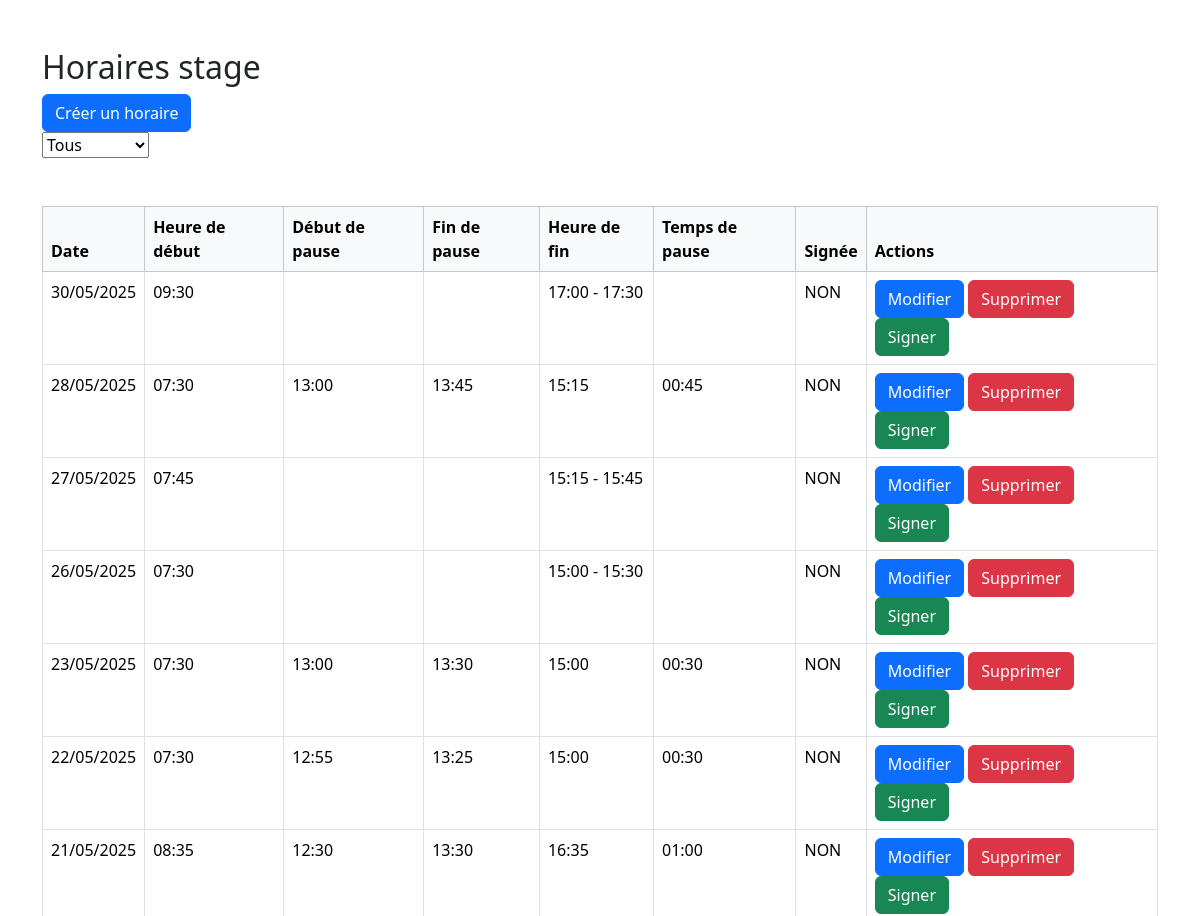
Before: / (upper part) with the older database file.
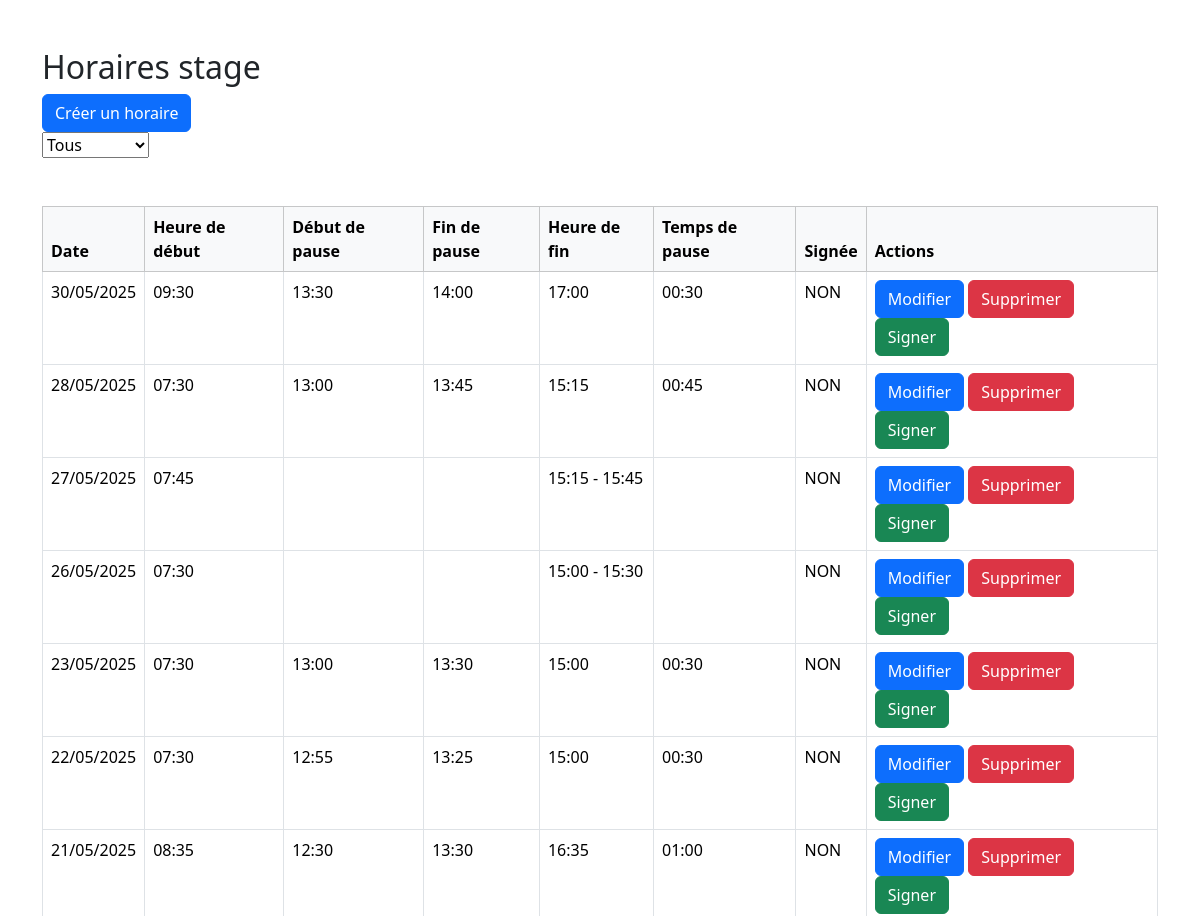
After: the same page with the newer database file.
### tables this page shows
CREATE TABLE `horaire` (
  `idHoraire` int(11) NOT NULL AUTO_INCREMENT,
  `dateHoraire` date NOT NULL,
  `heureDebut` time NOT NULL,
  `heureDebutPause` time NOT NULL,
  `heureFinPause` time NOT NULL,
  `tempsPause` time NOT NULL,
  `heureFin` time NOT NULL,
  `signature` tinyint(1) NOT NULL,
  PRIMARY KEY (`idHoraire`),
  UNIQUE KEY `dateHoraire` (`dateHoraire`)
);

### index.php (the view, shortened to what this page needs)
<?php
include 'config.php';
?>
<!DOCTYPE html>
<html>
<head>
    <link href="https://cdn.jsdelivr.net/npm/bootstrap@5.3.5/dist/css/bootstrap.min.css" rel="stylesheet">
</head>
<body>
<div class="container my-5">
    <h2> Horaires stage </h2>
    <a class="btn btn-primary" href="createHoraire.php">Créer un horaire</a>
    <form class="d-flex" action="index.php" method="post" onchange="this.submit()">
        <select name="tri" id="tri">
            <option value="all" <?php if($_SESSION["selectInForm"] == 3) echo'selected';?> >Tous</option>
        </select>
    </form>
    <br>
    <br>
    <table class="table table-bordered table-hover">
        <thead class="table-light">
            <tr>
                <th>Date</th>
                <th>Heure de début</th>
                <th>Début de pause</th>
                <th>Fin de pause</th>
                <th>Heure de fin</th>
                <th>Temps de pause</th>
                <th>Signée </th>
                <th>Actions</th>
            </tr>
        </thead>
        <tbody>
            <?php
                $sql = "CREATE DATABASE IF NOT EXISTS horairesstage";
                if($conn->query($sql) === TRUE){
                    $conn->select_db('horairesstage');
                }
                $sql = "SELECT * FROM horaire ORDER BY dateHoraire DESC";
                $result = $conn->query($sql);
                while($row = $result->fetch_assoc()){
                    $heureDebut = new DateTime($row['heureDebut']);
                    $heureDebutPause = new DateTime($row['heureDebutPause']);
                    $heureFinPause = new DateTime($row['heureFinPause']);
                    $tempsPause = new DateTime($row['tempsPause']);
                    $heureFin = new DateTime($row['heureFin']);
                    $dateHoraire = new DateTime($row['dateHoraire']);
                    if($heureDebutPause->format('H:i') == '00:00'){
                        $heureDebutPause = "";
                    }
                    if($heureFinPause->format('H:i') == '00:00'){
                        $heureFinPause = "";
                    }
                    if($tempsPause->format('H:i') == '00:00'){
                        $tempsPause = "";
                    }
                    if($heureFin->format('H:i') == '00:00'){
                        $heureFin = "";
                    }
                    echo "
                        <tr>
                            <td>".$dateHoraire->format('d/m/Y')."</td>
                    <td>".$heureDebut->format('H:i')."</td>";
                    if(!empty($heureDebutPause)){
                        echo "<td>".$heureDebutPause->format('H:i')."</td>";
                    }
                    else{
                        echo "<td></td>";
                    }
                    if(!empty($heureFinPause)){
                        echo "<td>".$heureFinPause->format('H:i')."</td>";
                    }
                    else{
                        echo "<td></td>";
                    }
                    if(!empty($heureFin)){
                        echo "<td>".$heureFin->format('H:i')."</td>";
                    }
                    else{
                        $heureFinTempDebut = clone $heureDebut;
                        $heureFinTempDebut->add(new DateInterval('PT7H30M'));
                        $heureFinTempFin = clone $heureDebut;
                        $heureFinTempFin->add(new DateInterval('PT8H'));
                        echo "<td>".$heureFinTempDebut->format('H:i')." - ".$heureFinTempFin->format('H:i')."</td>";
                    }
                    if(!empty($tempsPause)){
                        echo "<td>".$tempsPause->format('H:i')."</td>";
                    }
                    else{
                        echo "<td></td>";
                    }
                    if($row['signature'] == 1){
                        echo "<td>OUI</td>";
                        echo " <td></td>";
                    }
                    else{
                        echo "<td>NON</td>";
                        echo "
                    <td>
                        <form action='editHoraire.php' method='get' class='d-inline'>
                        <input type='hidden' name='idHoraire' value='".$row['idHoraire']."'>
                        <input type='submit' class='btn btn-primary' value='Modifier'>
                        </form>
                        <form action='deleteHoraire.php' method='post' class='d-inline delete-form'>
                        <input type='hidden' name='idHoraire' value='".$row['idHoraire']."'>
                        <input type='submit' class='btn btn-danger' value='Supprimer'>
                        </form>
                        <form action='signHoraire.php' method='post' class='d-inline sign-form'>
                        <input type='hidden' name='idHoraire' value='".$row['idHoraire']."'>
                        <input type='submit' class='btn btn-success' value='Signer'>
                        </form>
                    </td>";
                    }
                    echo "</tr>";
                }
            ?>
        </tbody>
    </table>
</div>

Changed rows visible on the page:
changed horaire (number 1 of 7 on the later page): heureDebutPause (not shown) → "13:30"; heureFinPause (not shown) → "14:00"; heureFin (not shown) → "17:00"; tempsPause (not shown) → "00:30"; heureDebut "17:00" → (not shown); heureDebut "17:30" → (not shown)
